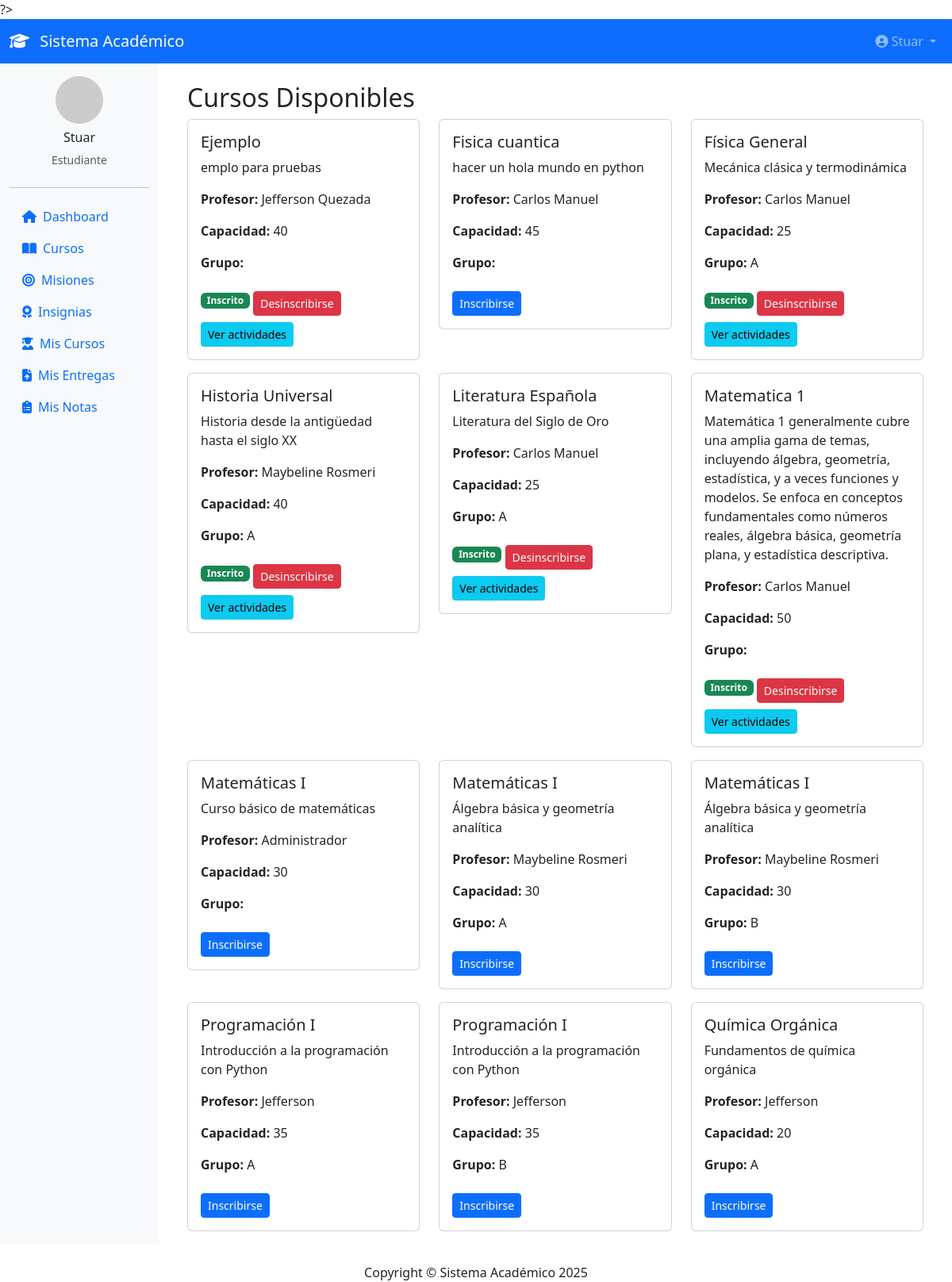
/estudiante/index.php?accion=cursos (signed in), run on the app's committed database.
### tables this page shows
CREATE TABLE `cursos` (
  `id_curso` int(11) NOT NULL AUTO_INCREMENT,
  `nombre_curso` varchar(100) NOT NULL,
  `descripcion` text DEFAULT NULL,
  `id_docente` int(11) NOT NULL,
  `contrasena` varchar(255) NOT NULL,
  `capacidad` int(11) NOT NULL DEFAULT 50,
  `grupo` enum('A','B') DEFAULT NULL,
  PRIMARY KEY (`id_curso`),
  KEY `id_docente` (`id_docente`),
  CONSTRAINT `cursos_ibfk_1` FOREIGN KEY (`id_docente`) REFERENCES `usuarios` (`id_usuario`) ON DELETE CASCADE
);

CREATE TABLE `usuarios` (
  `id_usuario` int(11) NOT NULL AUTO_INCREMENT,
  `nombre` varchar(100) NOT NULL,
  `correo` varchar(100) NOT NULL,
  `contrasena` varchar(255) NOT NULL,
  `rol` enum('docente','estudiante','admin') NOT NULL,
  `fecha_registro` timestamp NOT NULL DEFAULT current_timestamp(),
  `primer_login` tinyint(1) DEFAULT 0,
  `mfa_codigo` varchar(10) DEFAULT NULL,
  `token_recuperacion` varchar(100) DEFAULT NULL,
  `token_expira` datetime DEFAULT NULL,
  PRIMARY KEY (`id_usuario`),
  UNIQUE KEY `correo` (`correo`)
);

### estudiante/controllers/CursoController.php (called while the page is built, shortened)
<?php
require_once __DIR__ . '/../models/CursoModel.php';
class CursoController {
    private $cursoModel;
    public function __construct() {
        $this->cursoModel = new CursoModel();
    }
    public function mostrarCursosDisponibles() {
        $id_estudiante = $_SESSION['id_usuario'];
        $cursos = $this->cursoModel->listarCursosConEstado($id_estudiante);
        include __DIR__ . '/../views/cursos_listado.php';
    }
}
?>

### estudiante/models/CursoModel.php (called while the page is built, shortened)
<?php
require_once __DIR__ . '/../../includes/conexion.php';
class CursoModel {
    private $pdo;
    public function __construct() {
        global $pdo;
        $this->pdo = $pdo;
    }
    public function listarCursosConEstado($id_estudiante) {
        $sql = "SELECT c.id_curso, c.nombre_curso, c.descripcion, c.capacidad, c.grupo,
                u.nombre AS profesor_nombre,
                (SELECT COUNT(*) FROM estudiantes_cursos ec WHERE ec.id_curso = c.id_curso) AS inscritos,
                EXISTS(SELECT 1 FROM estudiantes_cursos ec WHERE ec.id_curso = c.id_curso AND ec.id_estudiante = ?) AS ya_inscrito
                FROM cursos c
                LEFT JOIN usuarios u ON c.id_docente = u.id_usuario
                ORDER BY c.nombre_curso";
        $stmt = $this->pdo->prepare($sql);
        $stmt->execute([$id_estudiante]);
        return $stmt->fetchAll(PDO::FETCH_ASSOC);
    }
}
?>

### estudiante/views/cursos_listado.php (the view, shortened to what this page needs)
<?php include __DIR__ . '/../../includes/header.php'; ?>
<?php
$cursos = $cursos ?? [];
?>
<div class="container mt-4">
    <h2>Cursos Disponibles</h2>
    <div class="row">
        <?php foreach ($cursos as $curso): ?>
            <div class="col-md-4">
                <div class="card mb-3">
                    <div class="card-body">
                        <h5><?= htmlspecialchars($curso['nombre_curso']) ?></h5>
                        <p><?= htmlspecialchars($curso['descripcion']) ?></p>
                        <p><strong>Profesor:</strong> <?= htmlspecialchars($curso['profesor_nombre']) ?></p>
                        <p><strong>Capacidad:</strong> <?= $curso['capacidad'] ?></p>
                        <p><strong>Grupo:</strong> <?= $curso['grupo'] ?></p>
                        <?php if ($curso['ya_inscrito']): ?>
                            <span class="badge bg-success">Inscrito</span>
                            <a href="index.php?accion=desinscribir_curso&id=<?= $curso['id_curso'] ?>" class="btn btn-danger btn-sm mt-2">Desinscribirse</a>
                            <a href="index.php?accion=actividades&id=<?= $curso['id_curso'] ?>" class="btn btn-info btn-sm mt-2">Ver actividades</a>
                        <?php else: ?>
                            <a href="index.php?accion=inscribir_curso&id=<?= $curso['id_curso'] ?>" class="btn btn-primary btn-sm mt-2">Inscribirse</a>
                        <?php endif; ?>
                    </div>
                </div>
            </div>
        <?php endforeach; ?>
    </div>
</div>
<?php include __DIR__ . '/../../includes/footer.php'; ?>

### estudiante/index.php (shortened to what this page needs)
<?php
$accion = $_GET['accion'] ?? 'dashboard';
switch ($accion) {
    case 'cursos':
        require_once 'controllers/CursoController.php';
        $controller = new CursoController();
        $controller->mostrarCursosDisponibles();
        break;
}

### includes/header.php (shortened to what this page needs)
<!DOCTYPE html>
<html lang="es">
<head>
    <link href="https://cdn.jsdelivr.net/npm/bootstrap@5.3.3/dist/css/bootstrap.min.css" rel="stylesheet">
    <link rel="stylesheet" href="https://cdnjs.cloudflare.com/ajax/libs/font-awesome/6.4.0/css/all.min.css">
</head>
<body>
<nav class="navbar navbar-expand-lg navbar-dark bg-primary">
    <div class="container-fluid">
        <a class="navbar-brand" href="<?php echo BASE_URL; ?>">
            <i class="fas fa-graduation-cap me-2"></i> Sistema Académico
        </a>
        <div class="collapse navbar-collapse" id="navbarNav">
            <ul class="navbar-nav ms-auto">
                <?php if (isset($_SESSION['id_usuario'])): ?>
                <li class="nav-item dropdown">
                    <a class="nav-link dropdown-toggle" href="#" id="navbarDropdown" role="button" data-bs-toggle="dropdown">
                        <i class="fas fa-user-circle"></i> <?php echo htmlspecialchars($_SESSION['nombre']); ?>
                    </a>
                </li>
                <?php endif; ?>
            </ul>
        </div>
    </div>
</nav>
<?php if (isset($_SESSION['id_usuario'])): ?>
<div class="container-fluid">
    <div class="row">
        <nav class="col-md-3 col-lg-2 d-md-block bg-light sidebar collapse">
            <div class="position-sticky pt-3">
                <div class="text-center mb-4">
                    <img src="https://ui-avatars.com/api/?name=<?php echo urlencode($_SESSION['nombre']); ?>&background=007bff&color=fff" class="rounded-circle mb-2" width="60">
                    <h6><?php echo htmlspecialchars($_SESSION['nombre']); ?></h6>
                    <small class="text-muted"><?php echo ucfirst($_SESSION['rol']); ?></small>
                </div>
                <hr>
                <ul class="nav flex-column">
                    <?php if ($_SESSION['rol'] == 'estudiante'): ?>
                    <li class="nav-item">
                        <a class="nav-link" href="<?php echo BASE_URL; ?>index.php?accion=dashboard">
                            <i class="fas fa-home me-2"></i>Dashboard
                        </a>
                    </li>
                    <li class="nav-item">
                        <a class="nav-link" href="<?php echo BASE_URL; ?>index.php?accion=cursos">
                            <i class="fas fa-book-open me-2"></i>Cursos
                        </a>
                    </li>
                    <li class="nav-item">
                        <a class="nav-link" href="<?php echo BASE_URL; ?>index.php?accion=misiones">
                            <i class="fas fa-bullseye me-2"></i>Misiones
                        </a>
                    </li>
                    <li class="nav-item">
                        <a class="nav-link" href="<?php echo BASE_URL; ?>index.php?accion=insignias">
                            <i class="fas fa-award me-2"></i>Insignias
                        </a>
                    </li>
                    <li class="nav-item">
                        <a class="nav-link" href="<?php echo BASE_URL; ?>index.php?accion=mis_cursos">
                            <i class="fas fa-user-graduate me-2"></i>Mis Cursos
                        </a>
                    </li>
                    <li class="nav-item">
                        <a class="nav-link" href="<?php echo BASE_URL; ?>index.php?accion=mis_entregas">
                            <i class="fas fa-file-upload me-2"></i>Mis Entregas
                        </a>
                    </li>
                    <li class="nav-item">
                        <a class="nav-link" href="<?php echo BASE_URL; ?>index.php?accion=mis_notas">
                            <i class="fas fa-clipboard-list me-2"></i>Mis Notas
                        </a>
                    </li>
                    <?php endif; ?>
                </ul>
            </div>
        </nav>
        <main class="col-md-9 ms-sm-auto col-lg-10 px-md-4">
<?php else: ?>
<div class="container-fluid">
<?php endif; ?>

### includes/footer.php (shortened to what this page needs)
</div>
        </div>
    <footer class="sticky-footer bg-white mt-4">
        <div class="container my-auto">
            <div class="copyright text-center my-auto">
                <span>Copyright &copy; Sistema Académico <?php echo date('Y'); ?></span>
            </div>
        </div>
    </footer>
</body>
</html>

### data on the page
cursos: nombre_curso "Ejemplo", descripcion "emplo para pruebas", id_docente.nombre "Jefferson Quezada", capacidad "40"
cursos: nombre_curso "Fisica cuantica", descripcion "hacer un hola mundo en python", id_docente.nombre "Carlos Manuel", capacidad "45"
cursos: nombre_curso "Física General", descripcion "Mecánica clásica y termodinámica", id_docente.nombre "Carlos Manuel", capacidad "25", grupo "A"
cursos: nombre_curso "Historia Universal", descripcion "Historia desde la antigüedad hasta el siglo XX", id_docente.nombre "Maybeline Rosmeri", capacidad "40", grupo "A"
cursos: nombre_curso "Literatura Española", descripcion "Literatura del Siglo de Oro", id_docente.nombre "Carlos Manuel", capacidad "25", grupo "A"
cursos: nombre_curso "Matematica 1", descripcion "Matemática 1 generalmente cubre una amplia gama de temas, incluyendo álgebra, geometría, estadística, y a veces funciones y modelos. Se enfoca en conceptos fundamentales como números reales, álgebra básica, geometría plana, y estadística descriptiva.", id_docente.nombre "Carlos Manuel", capacidad "50"
cursos: nombre_curso "Matemáticas I", descripcion "Curso básico de matemáticas", id_docente.nombre "Administrador", capacidad "30"
cursos: nombre_curso "Matemáticas I", descripcion "Álgebra básica y geometría analítica", id_docente.nombre "Maybeline Rosmeri", capacidad "30", grupo "A"
cursos: nombre_curso "Matemáticas I", descripcion "Álgebra básica y geometría analítica", id_docente.nombre "Maybeline Rosmeri", capacidad "30", grupo "B"
cursos: nombre_curso "Programación I", descripcion "Introducción a la programación con Python", id_docente.nombre "Jefferson", capacidad "35", grupo "A"
cursos: nombre_curso "Programación I", descripcion "Introducción a la programación con Python", id_docente.nombre "Jefferson", capacidad "35", grupo "B"
cursos: nombre_curso "Química Orgánica", descripcion "Fundamentos de química orgánica", id_docente.nombre "Jefferson", capacidad "20", grupo "A"

### other printed values
$_SESSION['nombre'] "Stuar"
$_SESSION['rol'] "Estudiante"
